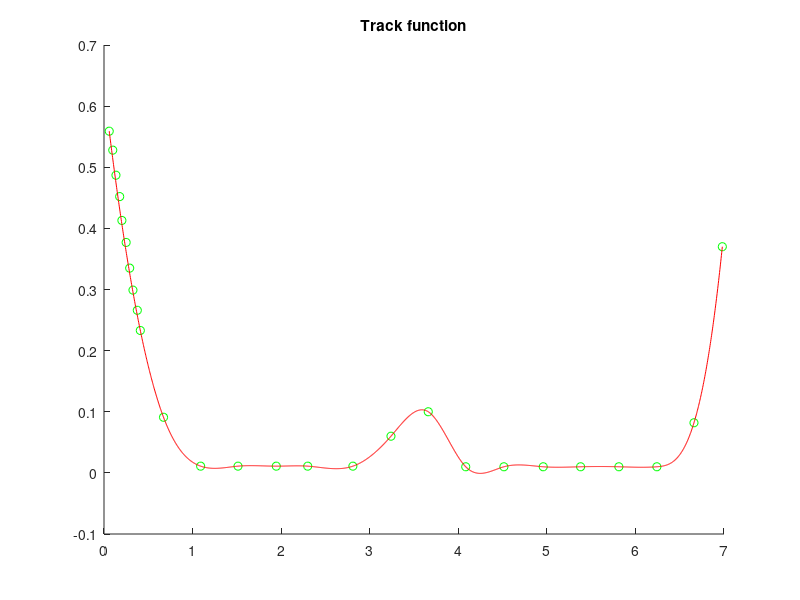
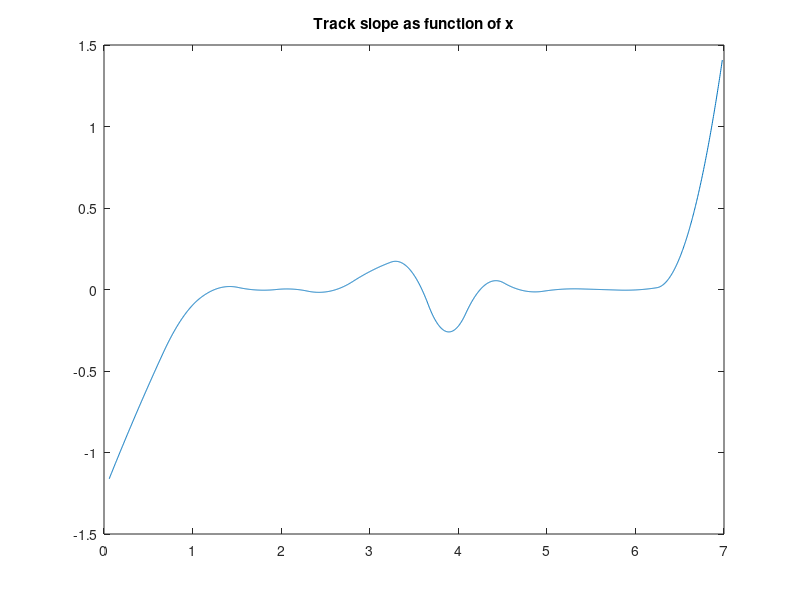
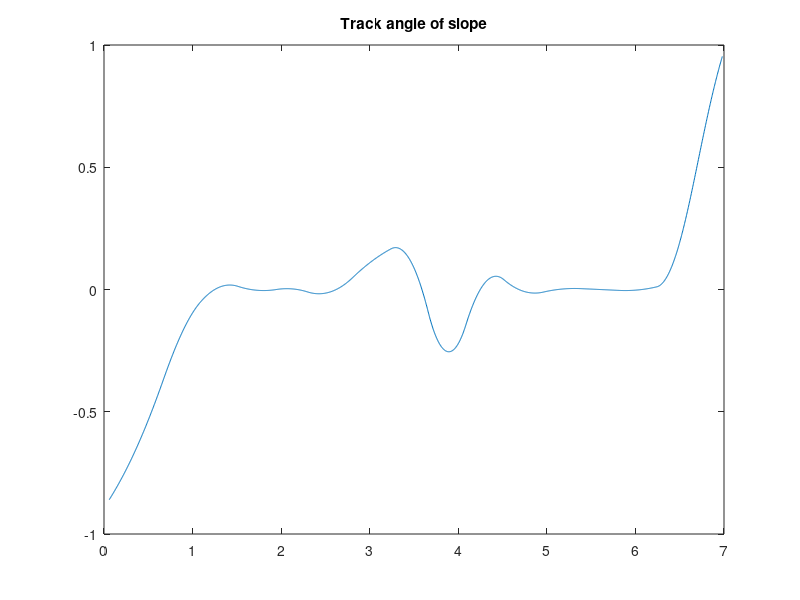
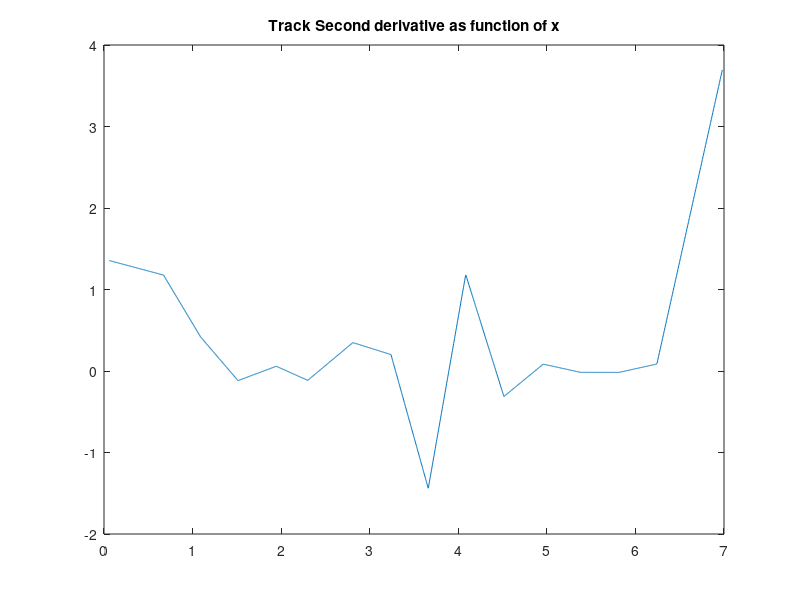

MATLAB code for these plots, in order: (Note: this script raises an error after producing the figures.)
clear all; close all;
%% file path things!
% implemented owners names = 'Patrick','Colin'
% put in your own and add your name to the list
ComputerOwner = 'Patrick';

ProjectFolder = 'RollCarCode';
DataFolder = strcat('Data',filesep,'2x2x2_test_matrix');
DataCodeFolder = 'Data Processing Code';
switch ComputerOwner
    case 'Patrick'
        GitRepositoryPath = 'C:\Users\pcarl\Documents\College Things\ME 107\Roll Car\Github Code Repository';
    case 'Colin'
        GitRepositoryPath = '';
    otherwise
        error('ME107RollCarPhysicsModel: ComputerOwner name %s not found in Possible options.Please add your options to the list',ComputerOwner) 
end

DataCodeFullPath = strcat(GitRepositoryPath,filesep,ProjectFolder,filesep,DataCodeFolder);
DataFullPath = strcat(GitRepositoryPath,filesep,ProjectFolder,filesep,DataFolder);

addpath(DataFullPath,DataCodeFullPath)
%% Some basic stuff from the beginning
nuair = 1.524e-6; % m^2/s (kinematic viscosity
vnom = 5; % m/s
rnom = .025; % m

Renom = vnom*rnom/nuair; % nominal reynolds number experienced by wheel
%% Make functions for the track
Trackxvals = (1/100)*[5.9,9.9,13.5,17.7,20.2,25,29,32.7,37.6,41,67.2,109.1,151.3,194.5,230.0,281,324,366.1,408.4,451.5,495.9,538.1,581.3,624.2,666.1,698.1];
Trackyvals = (1/100)*[55.9,52.8,48.7,45.2,41.3,37.7,33.5,29.9,26.6,23.3,9.1,1.1,1.1,1.1,1.1,1.1,6,10,1,1,1,1,1,1,8.2,37];
% make polynomial spline
PiecewisePolynomialSpline = spline(Trackxvals([1,10:end]),Trackyvals([1,10:end]));
PiecewisePolynomialSplineDerivative = PiecewisePolynomialSpline;
PiecewisePolynomialSpline2Derivative = PiecewisePolynomialSpline;
% perform matrix multiply derivation of cubic coeficients
PiecewisePolynomialSplineDerivative.coefs = PiecewisePolynomialSpline.coefs*diag([3,2,1],1);
PiecewisePolynomialSpline2Derivative.coefs = PiecewisePolynomialSplineDerivative.coefs*diag([3,2,1],1);
% make simpler ananymous functions
TrackPosition = @(xvals) ppval(PiecewisePolynomialSpline,xvals);
TrackSlope = @(xvals) ppval(PiecewisePolynomialSplineDerivative,xvals);
TrackConcavity = @(xvals) ppval(PiecewisePolynomialSpline2Derivative,xvals);
TrackCurvature = @(xvals) abs(TrackConcavity(xvals))./sqrt(1+TrackSlope(xvals).^2).^3;

integrand = @(x) sqrt(1+TrackSlope(x).^2);
numDeterminers = 100;
determiners = linspace(Trackxvals(1),Trackxvals(end),numDeterminers);
svals = zeros([numDeterminers,1]);
% Change to gauss quadrature for more accuracy and snazzle;
for guava = 2:numDeterminers
    svals(guava) = integral(integrand,determiners(guava-1),determiners(guava));
end
svals = cumsum(svals);

s_to_x = @(s) linterp(svals,determiners,s);
x_to_s = @(x) linterp(determiners,svals,x);

TrackPosition_s = @(s) TrackPosition(s_to_x(s));
TrackSlope_s = @(s) TrackSlope(s_to_x(s));
TrackCurvature_s = @(s) TrackCurvature(s_to_x(s));

% plotting to make sure all is well
interppoints = linspace(Trackxvals(1),Trackxvals(end),2000);

figure()
hold on
plot(Trackxvals,Trackyvals,'go')
plot(interppoints,TrackPosition(interppoints),'r')
title('Track function')
% axis('equal')

figure()
plot(interppoints,TrackSlope(interppoints))
title('Track slope as function of x')

figure()
plot(interppoints,atan(TrackSlope(interppoints)))
title('Track angle of slope')

figure()
plot(interppoints,TrackConcavity(interppoints))
title('Track Second derivative as function of x')

figure()
plot(interppoints,TrackCurvature(interppoints))
title('Track k value as function of x')
%% Make file pipeline in order to efficiently extract data (not implemented)
% configs = getConfigurationData(DataFullPath)
filename = '42_7592_rg_932_3_mass_1_height_run1.xlsx';
FullFilePath = strcat(DataFullPath,filesep,filename);
%% Get Comparison Data
[Xdata,Ydata,Tdata] = getXY(FullFilePath);
Tdata = Tdata; % get XY fails to account for actual release point
Xdata = Xdata/100;
Ydata = Ydata/100;

%% verify the final result with lots of graphs
TimeStep = 2e-3;
%TimeStep = .01;
m = 2.4582; % kg
rw = .1188; % m
rg = .04; % m (uncalculated guestimate)

CD_bounds = [0,3];
CL_bounds = [0,.1];
muk_bounds = [0,.5];
mus_times_bounds = [1,2];
sinit_bounds = [.5,1];
Random_bounds = [CD_bounds;CL_bounds;muk_bounds;mus_times_bounds;sinit_bounds];

TotalStates = 5;
StateVects = ME107RollCarMakeNChildren(TotalStates,Random_bounds);
StateVects = [StateVects;zeros([1,TotalStates])];
tic;
% go through the individual state vectors
for jujube = 1:TotalStates
    IndividualStateVector = StateVects(1:(end-1),jujube);
    OldMSE = StateVects(end,jujube); 
    if OldMSE ~= 0
        continue
    end
    MSE = ME107RollCarGetMSE(IndividualStateVector,Tdata,Xdata,Ydata,TimeStep,m,rw,rg,s_to_x,TrackPosition_s,TrackSlope_s,TrackCurvature_s);
    StateVects(end,jujube) = MSE;
end
fprintf('%d model runs',TotalStates)
toc;
fprintf('\n')
% sort in the fittest models through minimization
MSEColVect = StateVects(end,:);
[~,SortedIndices] = sort(MSEColVect);
disp(StateVects)
StateVects = StateVects(:,SortedIndices)

%% Check the winning configuration
WinVector = StateVects(1:(end-1),1);
WinnerMSE = StateVects(end,1);
fprintf('Winning Vector:\n')
disp(WinVector)
fprintf('Winning Configuration Mean Square Error: %d \n', WinnerMSE)

CD = WinVector(1);
CL = WinVector(2);
muk = WinVector(3);
mus = muk*WinVector(4);
sinit = WinVector(5);

RCDAF = GetRollCarDynamicsFunction(m,rw,rg,mus,muk,CD,CL,TrackPosition_s,TrackSlope_s,TrackCurvature_s);
[tsim,xvectsim] = RungeKutta4(RCDAF,[0,Tdata(end)],[sinit;0;0;0],TimeStep);
ssim = xvectsim(:,1);
% HYSTERISIS!
xsim = [];
for apple = 1:numel(ssim) 
xsim = [xsim; s_to_x(ssim(apple))];
end
% HYSTERISIS !
ysim = [];
for plum = 1:numel(xsim)
    ysim = [ysim; TrackPosition_s(ssim(plum))];
end
xfunction = @(xx) linterp(tsim,xsim,xx);
yfunction = @(xx) linterp(tsim,ysim,xx);

%MeanSquareError = mean(sqrt((xfunction(Tdata)-Xdata).^2 + (yfunction(Tdata)-Ydata).^2));

sdot = xvectsim(:,2);
thetadot = xvectsim(:,4);
KineticEnergy = .5*m*sdot.^2 + .5*m*rg^2*thetadot.^2;
PotentialEnergy = m*9.81*ysim;
TotalEnergy = KineticEnergy + PotentialEnergy;

% plot lots of figures to determine if simulation is physical or not

figure();
hold on;
plot(KineticEnergy,'r');
plot(PotentialEnergy,'g');
plot(TotalEnergy,'b')
title('Plots of Energy vs time for simulation')
legend('KE','PE','TE','Location','Best')

figure();
hold on
plot(Tdata,Xdata,'k-x');
plot(tsim,xsim,'r--');
xlabel('Time (s)');
ylabel('x (m)');
title('x vs t');
legend('Data  X Position','Simulation X Position','Location','best')
set(gca,'FontSize',14);

figure();
hold on
plot(Tdata,Ydata,'k-x');
plot(tsim,ysim,'r--')
xlabel('Time (s)');
ylabel('y (m)');
title('y vs t');
legend('Data Y Position','Simulation Y Position','Location','best')
set(gca,'FontSize',14);

% animation to ensure that results "look" right
pause(1)
% figure()
% for index = 1:numel(tsim)
%     plot(interppoints,TrackPosition(interppoints),'r')
%     hold on
%     plot(xsim(index),ysim(index),'go')
%     hold off
%     pause(.001)
% end
% disp('Graphics are done')







